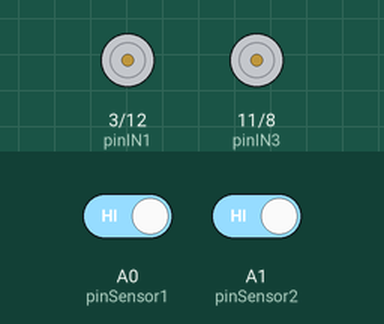
Simulated run of this sketch. Board: Arduino Uno, built with avr-gcc and run on an emulated ATmega328P. Shown: motor-driver pin pairs drawn as motors (green arrow = first pin HIGH = forward, orange = second pin HIGH = backward, longer = more drive, scaled by the enable pin). The inputs (shaded band) are chosen by the test bench; at power-on: A0 (pinSensor1) HIGH, A1 (pinSensor2) HIGH.

Above: at 2.2 s.
2.3 s: A0 (pinSensor1) driven LOW
At 3.1 s:
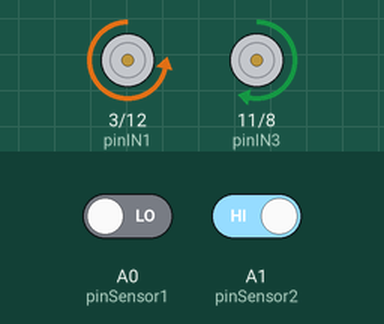
3.8 s: A1 (pinSensor2) driven LOW
At 4.3 s:
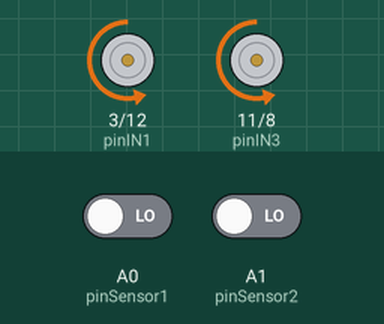
5.3 s: A0 (pinSensor1) driven HIGH
At 6.6 s:
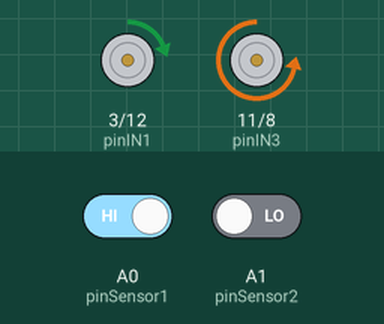
Timing chart, 0 to 8.3 s (numbered marks = the images above; inputs shaded):
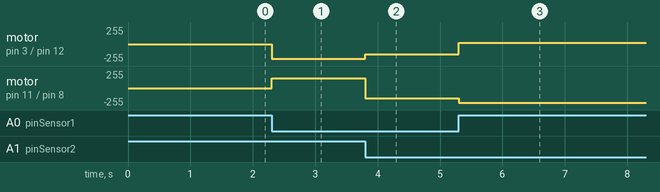

Measured:
- after the input at 2.3 s, motor on pin 3 (pinIN1) / pin 12 (pinIN2): stopped → backward 220/255 at once; motor on pin 11 (pinIN3) / pin 8 (pinIN4): stopped → forward 150/255 at once
- after the input at 3.8 s, motor on pin 3 (pinIN1) / pin 12 (pinIN2): backward 220/255 → backward 150/255 at once; motor on pin 11 (pinIN3) / pin 8 (pinIN4): forward 150/255 → backward 150/255 at once
- after the input at 5.3 s, motor on pin 3 (pinIN1) / pin 12 (pinIN2): backward 150/255 → forward 20/255 at once; motor on pin 11 (pinIN3) / pin 8 (pinIN4): backward 150/255 → backward 220/255 at once

The sketch:

lineFollowerRobot.ino
```cpp
int pinENA = 5;
int pinIN1 = 3;
int pinIN2 = 12;
int pinIN3 = 11;
int pinIN4 = 8;
int pinENB = 6;
int pinSensor1 = A0;
int pinSensor2 = A1;

void setup() {
  //set Arduino pint to work as outputs (form the signals and not read them)
  initArduinoPins();

  //disable both side motors and wait 1s
  stopMotors();
  delay(1000);

  //START MOVING FORWARD
  moveForward(150);
}

void loop() {
  if(digitalRead(pinSensor1) == LOW && digitalRead(pinSensor2) == LOW){  //both sensors white
    moveForward(150);
  } else if(digitalRead(pinSensor1) == HIGH && digitalRead(pinSensor2) == HIGH){   //both sensors black
    stopMotors();
  } else if(digitalRead(pinSensor1) == HIGH){ //one black
    moveRight(100, 120);
    while(digitalRead(pinSensor2) == HIGH); //do nothing else until reach another edge (until other sensor sees line)
  } else if(digitalRead(pinSensor2) == HIGH){ //one black
    moveLeft(100, 120);
    while(digitalRead(pinSensor1) == HIGH); //do nothing else until reach another edge (until other sensor sees line)
  }
}

void moveForward(int vel){
  //START MOVING FORWARD
  //enable side A motors at speed 'vel' and set motor polarity (direction)
  analogWrite(pinENA, vel); //speed values are 0-255
  digitalWrite(pinIN1, LOW);
  digitalWrite(pinIN2, HIGH);
  //enable side B motors at speed 'vel' and set motor polarity (direction)
  analogWrite(pinENB, vel);
  digitalWrite(pinIN3, LOW);
  digitalWrite(pinIN4, HIGH);
}

void stopMotors(){
  digitalWrite(pinENA, LOW);
  digitalWrite(pinENB, LOW);
}


void moveLeft(int vel, int angle){
  int pwm_output_fast_side = vel+angle;
  int pwm_output_slow_side = vel-angle;

  //side A motors
  if(pwm_output_fast_side > 255){
    pwm_output_fast_side = 255;
  }
  analogWrite(pinENA, pwm_output_fast_side);
  digitalWrite(pinIN1, LOW);
  digitalWrite(pinIN2, HIGH);

  //side B motors
  if(pwm_output_slow_side < 0){
    analogWrite(pinENB, -pwm_output_slow_side);
    digitalWrite(pinIN3, HIGH);
    digitalWrite(pinIN4, LOW);
  } else {
    analogWrite(pinENB, pwm_output_slow_side);
    digitalWrite(pinIN3, LOW);
    digitalWrite(pinIN4, HIGH);
  }
}

void moveRight(int vel, int angle){
  int pwm_output_fast_side = vel+angle;
  int pwm_output_slow_side = vel-angle;

  //side A motors
  if(pwm_output_slow_side < 0){
    analogWrite(pinENA, -pwm_output_slow_side);
    digitalWrite(pinIN1, HIGH);
    digitalWrite(pinIN2, LOW);
  } else {
    analogWrite(pinENA, pwm_output_slow_side);
    digitalWrite(pinIN1, LOW);
    digitalWrite(pinIN2, HIGH);
  }

  //side B motors
  if(pwm_output_fast_side > 255){
    pwm_output_fast_side = 255;
  }
  analogWrite(pinENB, pwm_output_fast_side);
  digitalWrite(pinIN3, LOW);
  digitalWrite(pinIN4, HIGH);
}


void initArduinoPins(){
  pinMode(pinENA, OUTPUT);
  pinMode(pinENB, OUTPUT);
  pinMode(pinIN1, OUTPUT);
  pinMode(pinIN2, OUTPUT);
  pinMode(pinIN3, OUTPUT);
  pinMode(pinIN4, OUTPUT);

  pinMode(pinSensor1, INPUT);
  pinMode(pinSensor2, INPUT);
}
```
